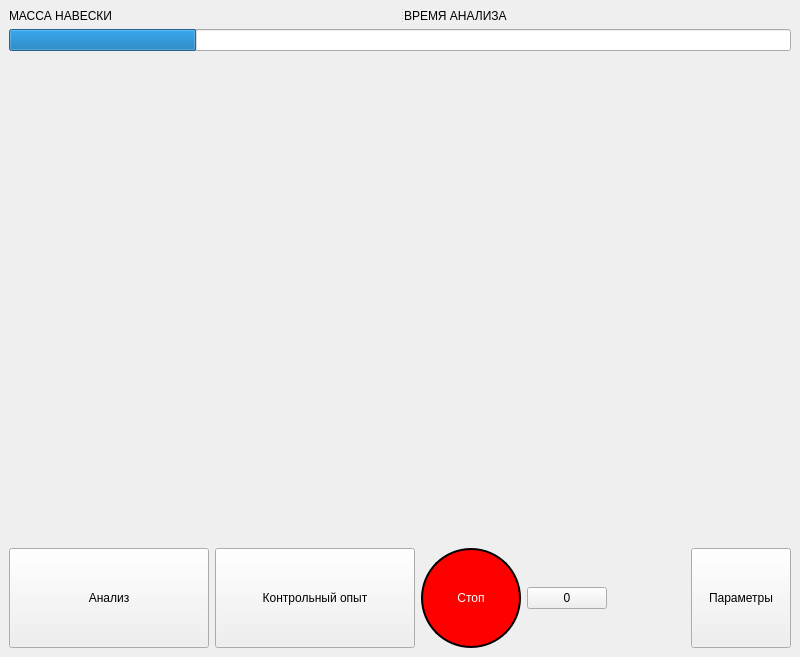
<?xml version="1.0" encoding="UTF-8"?>
<ui version="4.0">
 <class>MainWindow</class>
 <widget class="QMainWindow" name="MainWindow">
  <property name="geometry">
   <rect>
    <x>0</x>
    <y>0</y>
    <width>800</width>
    <height>657</height>
   </rect>
  </property>
  <property name="windowTitle">
   <string>MainWindow</string>
  </property>
  <widget class="QWidget" name="centralwidget">
   <layout class="QVBoxLayout" name="verticalLayout" stretch="0,0,1,0">
    <item>
     <widget class="QSplitter" name="splitter">
      <property name="orientation">
       <enum>Qt::Horizontal</enum>
      </property>
      <widget class="QLabel" name="mass_label">
       <property name="styleSheet">
        <string notr="true">font: 75 20pt &quot;MS Shell Dlg 2&quot;;</string>
       </property>
       <property name="text">
        <string>МАССА НАВЕСКИ</string>
       </property>
      </widget>
      <widget class="QLabel" name="time_label">
       <property name="styleSheet">
        <string notr="true">font: 75 20pt &quot;MS Shell Dlg 2&quot;;</string>
       </property>
       <property name="text">
        <string>ВРЕМЯ АНАЛИЗА</string>
       </property>
      </widget>
     </widget>
    </item>
    <item>
     <widget class="QProgressBar" name="progressBar">
      <property name="styleSheet">
       <string notr="true"/>
      </property>
      <property name="value">
       <number>24</number>
      </property>
      <property name="textVisible">
       <bool>false</bool>
      </property>
     </widget>
    </item>
    <item>
     <layout class="QHBoxLayout" name="horizontalLayout">
      <item>
       <widget class="GraphCell" name="c_graphcell" native="true"/>
      </item>
      <item>
       <widget class="GraphCell" name="s_graphcell" native="true"/>
      </item>
     </layout>
    </item>
    <item>
     <layout class="QHBoxLayout" name="horizontalLayout_4">
      <item>
       <widget class="QPushButton" name="analysis_btn">
        <property name="minimumSize">
         <size>
          <width>200</width>
          <height>100</height>
         </size>
        </property>
        <property name="styleSheet">
         <string notr="true">font: 75 16pt &quot;MS Shell Dlg 2&quot;;</string>
        </property>
        <property name="text">
         <string>Анализ</string>
        </property>
       </widget>
      </item>
      <item>
       <widget class="QPushButton" name="control_exp_btn">
        <property name="minimumSize">
         <size>
          <width>200</width>
          <height>100</height>
         </size>
        </property>
        <property name="styleSheet">
         <string notr="true">font: 75 16pt &quot;MS Shell Dlg 2&quot;;</string>
        </property>
        <property name="text">
         <string>Контрольный опыт</string>
        </property>
       </widget>
      </item>
      <item>
       <widget class="QPushButton" name="cancel_btn">
        <property name="minimumSize">
         <size>
          <width>100</width>
          <height>100</height>
         </size>
        </property>
        <property name="maximumSize">
         <size>
          <width>100</width>
          <height>100</height>
         </size>
        </property>
        <property name="styleSheet">
         <string notr="true">border-style: solid;
font: 75 20pt &quot;MS Shell Dlg 2&quot;;
border-color: black;
border-width: 2px;
border-radius: 50px;
color: white;
background-color: red;</string>
        </property>
        <property name="text">
         <string>Стоп</string>
        </property>
       </widget>
      </item>
      <item>
       <widget class="QPushButton" name="zero_button">
        <property name="text">
         <string>0</string>
        </property>
       </widget>
      </item>
      <item>
       <spacer name="horizontalSpacer">
        <property name="orientation">
         <enum>Qt::Horizontal</enum>
        </property>
        <property name="sizeHint" stdset="0">
         <size>
          <width>40</width>
          <height>20</height>
         </size>
        </property>
       </spacer>
      </item>
      <item>
       <widget class="QPushButton" name="params_btn">
        <property name="minimumSize">
         <size>
          <width>100</width>
          <height>100</height>
         </size>
        </property>
        <property name="styleSheet">
         <string notr="true">font: 75 20pt &quot;MS Shell Dlg 2&quot;;</string>
        </property>
        <property name="text">
         <string>Параметры</string>
        </property>
       </widget>
      </item>
     </layout>
    </item>
   </layout>
  </widget>
 </widget>
 <customwidgets>
  <customwidget>
   <class>GraphCell</class>
   <extends>QWidget</extends>
   <header>graphcell</header>
   <container>1</container>
  </customwidget>
 </customwidgets>
 <resources/>
 <connections/>
</ui>
